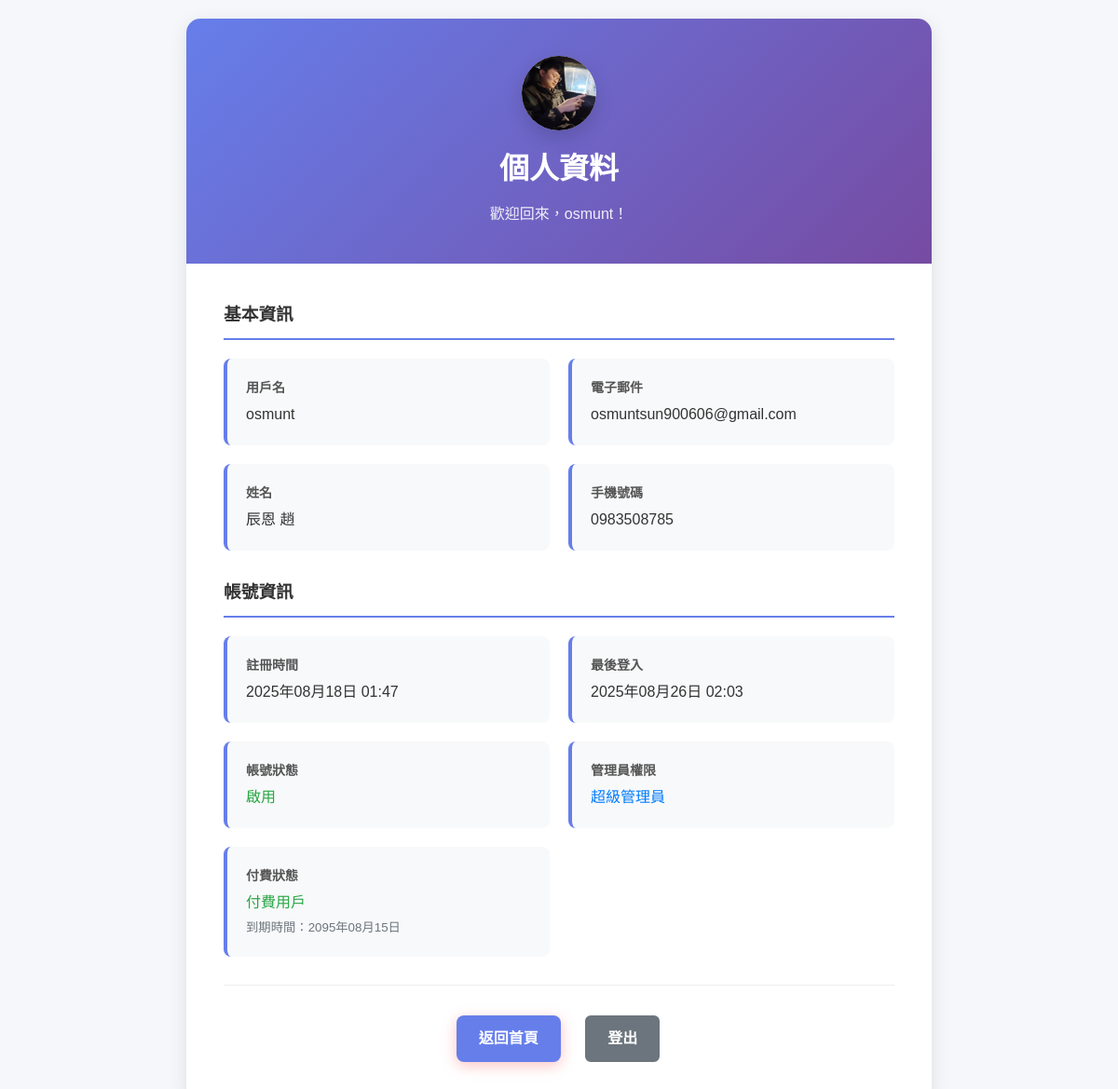
/accounts/profile/ (signed in), run on an earlier commit of the app's database.
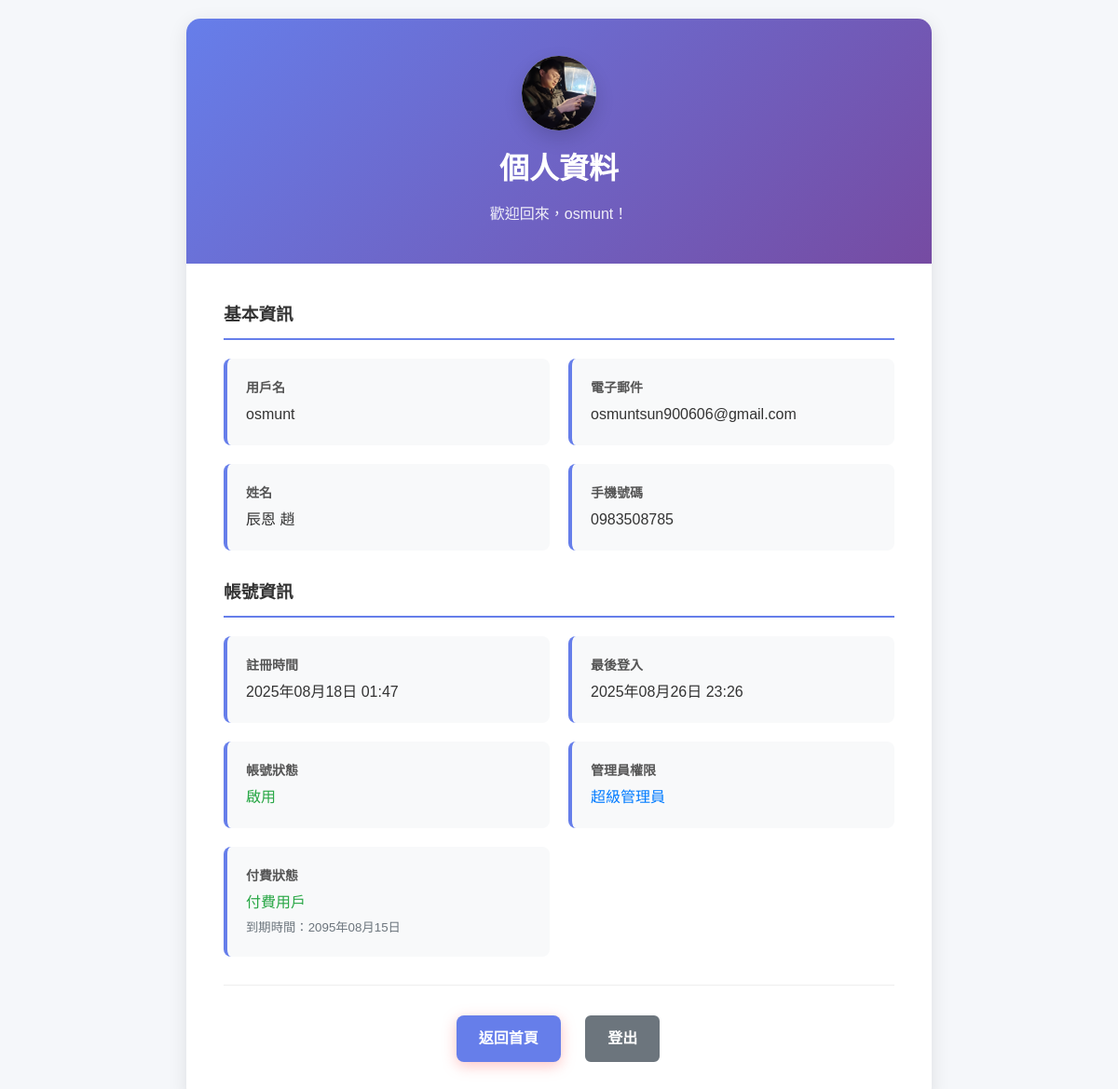
And on a later commit of the database.
### Accounts/models.py (models this page shows, shortened)
class User(AbstractUser):
    email = models.EmailField(unique=True, verbose_name='電子郵件')
    phone = models.CharField(max_length=15, blank=True, null=True, verbose_name='手機號碼')
    avatar = models.ImageField(upload_to=avatar_upload_to, blank=True, null=True, verbose_name='頭像')
    bio = models.TextField(max_length=500, blank=True, null=True, verbose_name='個人簡介')
    is_premium = models.BooleanField(default=False, verbose_name='付費用戶')
    premium_expires_at = models.DateTimeField(blank=True, null=True, verbose_name='付費到期時間')
    date_joined = models.DateTimeField(default=timezone.now, verbose_name='註冊時間')
    last_login = models.DateTimeField(auto_now=True, verbose_name='最後登入')
    class Meta:
        verbose_name = '用戶'
        verbose_name_plural = '用戶'
    @property
    def is_premium_active(self):
        if not self.is_premium:
            return False
        if self.premium_expires_at and self.premium_expires_at < timezone.now():
            return False
        return True

### Accounts/views.py (the view)
# urls.py: path('profile/', views.profile, name='profile'),
@login_required
def profile(request):
    signer = TimestampSigner()
    avatar_url = None
    if request.user.avatar:
        token = signer.sign(f"{request.user.id}:{request.user.avatar.name}")
        avatar_url = reverse('Accounts:avatar', args=[request.user.id, token])
    return render(request, 'Accounts/profile.html', {
        'user': request.user,
        'avatar_url': avatar_url,
    })

### Accounts/templates/Accounts/profile.html (shortened to what this page needs)
{% load static %}
<!DOCTYPE html>
<html lang="zh-TW">
<head>
    <link rel="stylesheet" href="{% static 'home/css/home.css' %}">
    <link rel="stylesheet" href="{% static 'Accounts/css/profile.css' %}">
</head>
<body>
    <div class="profile-container">
        <div class="profile-card">
            <div class="profile-header">
                <div class="avatar-container">
                    {% if avatar_url %}
                        <img src="{{ avatar_url }}" alt="{{ user.username }} 的頭貼" class="avatar-image">
                    {% else %}
                        <div class="avatar-placeholder">?</div>
                    {% endif %}
                </div>
                <h1>個人資料</h1>
                <p>歡迎回來，{{ user.username }}！</p>
            </div>
            <div class="profile-content">
                <div class="profile-section">
                    <h3>基本資訊</h3>
                    <div class="profile-info">
                        <div class="info-item">
                            <div class="info-label">用戶名</div>
                            <div class="info-value">{{ user.username }}</div>
                        </div>
                        <div class="info-item">
                            <div class="info-label">電子郵件</div>
                            <div class="info-value">{{ user.email|default:"未設定" }}</div>
                        </div>
                        <div class="info-item">
                            <div class="info-label">姓名</div>
                            <div class="info-value">
                                {% if user.first_name or user.last_name %}
                                    {{ user.first_name }} {{ user.last_name }}
                                {% else %}
                                    未設定
                                {% endif %}
                            </div>
                        </div>
                        <div class="info-item">
                            <div class="info-label">手機號碼</div>
                            <div class="info-value">{{ user.phone|default:"未設定" }}</div>
                        </div>
                    </div>
                </div>
                <div class="profile-section">
                    <h3>帳號資訊</h3>
                    <div class="profile-info">
                        <div class="info-item">
                            <div class="info-label">註冊時間</div>
                            <div class="info-value">{{ user.date_joined|date:"Y年m月d日 H:i" }}</div>
                        </div>
                        <div class="info-item">
                            <div class="info-label">最後登入</div>
                            <div class="info-value">{{ user.last_login|date:"Y年m月d日 H:i" }}</div>
                        </div>
                        <div class="info-item">
                            <div class="info-label">帳號狀態</div>
                            <div class="info-value">
                                {% if user.is_active %}
                                    <span style="color: #28a745;">啟用</span>
                                {% else %}
                                    <span style="color: #dc3545;">停用</span>
                                {% endif %}
                            </div>
                        </div>
                        {% if user.is_superuser %}
                        <div class="info-item">
                            <div class="info-label">管理員權限</div>
                            <div class="info-value">
                                <span style="color: #007bff;">超級管理員</span>
                            </div>
                        </div>
                        {% endif %}
                        <div class="info-item">
                            <div class="info-label">付費狀態</div>
                            <div class="info-value">
                                {% if user.is_premium_active %}
                                    <span style="color: #28a745;">付費用戶</span>
                                    {% if user.premium_expires_at %}
                                        <br><small style="color: #6c757d;">到期時間：{{ user.premium_expires_at|date:"Y年m月d日" }}</small>
                                    {% endif %}
                                {% else %}
                                    <span style="color: #dc3545;">免費用戶</span>
                                    <br><small style="color: #6c757d;">升級後可使用爬蟲工具</small>
                                {% endif %}
                            </div>
                        </div>
                    </div>
                </div>
                <div class="profile-actions">
                    <a href="{% url 'home' %}" class="btn btn-primary">返回首頁</a>
                    <a href="{% url 'Accounts:logout' %}" class="btn btn-secondary">登出</a>
                </div>
            </div>
        </div>
    </div>
</body>
</html>

### home/static/home/css/home.css (style rules this page uses)
* { margin: 0; padding: 0; box-sizing: border-box; }
body { font-family: 'Noto Sans TC', sans-serif; line-height: 1.6; color: #333; background-color: #f8f9fa; }
.btn { padding: 1rem 2rem; border: none; border-radius: 50px; font-size: 1rem; font-weight: 600; cursor: pointer; transition: all 0.3s ease; text-decoration: none; display: inline-block; }
.btn-primary { background: #ff6b6b; color: white; box-shadow: 0 4px 15px rgba(255,107,107,0.4); }
.btn-secondary { background: transparent; color: white; border: 2px solid white; }

### Accounts/static/Accounts/css/profile.css (style rules this page uses)
.profile-container { min-height: 100vh; background: #f5f7fa; padding: 20px; }
.profile-card { background: white; border-radius: 15px; box-shadow: 0 5px 20px rgba(0, 0, 0, 0.1); max-width: 800px; margin: 0 auto; overflow: hidden; }
.profile-header { background: linear-gradient(135deg, #667eea 0%, #764ba2 100%); color: white; padding: 40px; text-align: center; }
.avatar-container { width: 80px; height: 80px; margin: 0 auto 16px; border-radius: 50%; overflow: hidden; box-shadow: 0 8px 20px rgba(0, 0, 0, 0.15); background: linear-gradient(135deg, #e9ecef 0%, #dee2e6 100%); display: flex; align-items: center; justify-content: center; }
.avatar-image { width: 100%; height: 100%; object-fit: cover; display: block; }
.profile-header h1 { margin: 0; font-size: 32px; margin-bottom: 10px; }
.profile-header p { margin: 0; opacity: 0.9; font-size: 16px; }
.profile-content { padding: 40px; }
.profile-section { margin-bottom: 30px; }
.profile-section h3 { color: #333; border-bottom: 2px solid #667eea; padding-bottom: 10px; margin-bottom: 20px; }
.profile-info { display: grid; grid-template-columns: repeat(auto-fit, minmax(250px, 1fr)); gap: 20px; }
.info-item { background: #f8f9fa; padding: 20px; border-radius: 8px; border-left: 4px solid #667eea; }
.info-label { font-weight: 600; color: #555; margin-bottom: 5px; font-size: 14px; }
.info-value { color: #333; font-size: 16px; }
.profile-actions { text-align: center; margin-top: 30px; padding-top: 30px; border-top: 1px solid #eee; }
.btn { display: inline-block; padding: 12px 24px; margin: 0 10px; border-radius: 8px; text-decoration: none; font-weight: 600; transition: all 0.3s ease; }
.btn-primary { background: #667eea; color: white; }
.btn-secondary { background: #6c757d; color: white; }

What changed in the data, as far as the page shows it:
changed User "osmunt": last_login "2025年08月26日 02:03" → "2025年08月26日 23:26"
